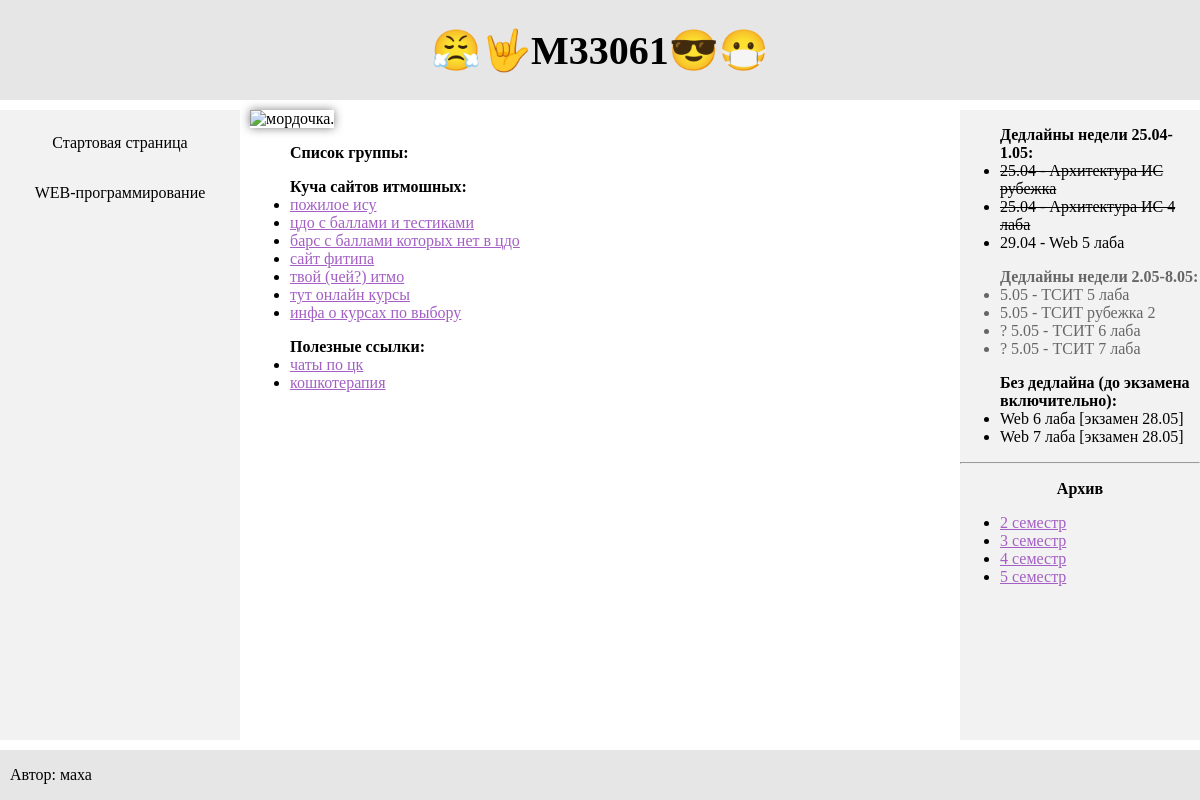
The app's page /, older data.
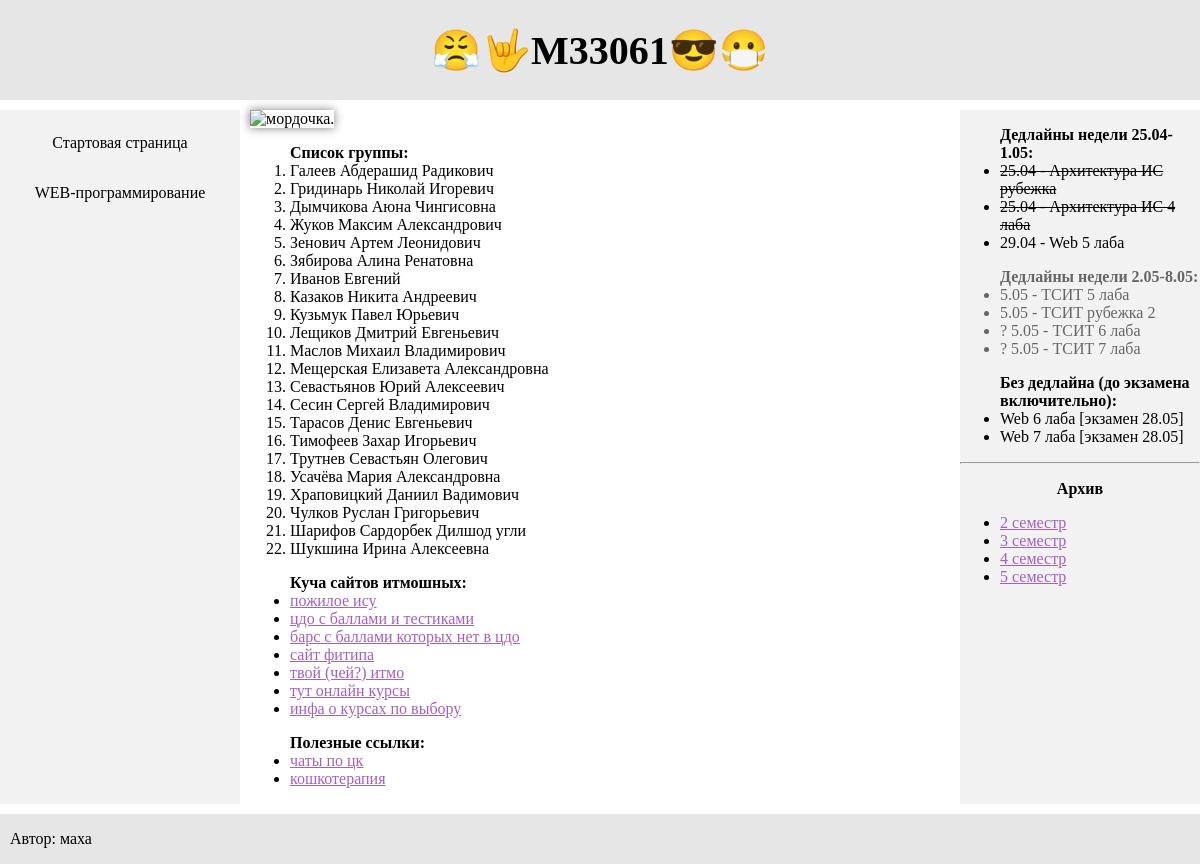
The same page, newer data.
### mysite/models.py (models this page shows, shortened)
class Subject(models.Model):
    slug = models.CharField(max_length=25)
    title = models.CharField(max_length=200)
    сontrol_type = models.CharField(max_length=200)

class Student(models.Model):
    surname = models.CharField(max_length=200)
    name = models.CharField(max_length=200)
    patronymic = models.CharField(max_length=200, null=True, blank=True)
    def __str__(self):
        patronymic = self.patronymic if self.patronymic else ''
        return self.surname + ' ' + self.name + ' ' + patronymic

### mysite/views.py (the view)
# urls.py: path('', MainView.as_view(), name='home'),
class MainView(View):
    def get(self, request, *args, **kwargs):
        subjects = Subject.objects.all()
        students = Student.objects.all()
        return render(request, 'mysite/home.html', context={'subjects': subjects, 'students': students})

### mysite/templates/mysite/home.html
{% extends 'mysite/base.html' %}
{% load static %}
{% block body %}
    {% block header %}😤🤟M33061😎😷️️{% endblock %}
    {% block aside %}
    <aside id="aside">
        <ul>
            <b>Дедлайны недели 25.04-1.05:</b>
            <li><s>25.04 - Архитектура ИС рубежка</s></li>
            <li><s>25.04 - Архитектура ИС 4 лаба</s></li>
            <li>29.04 - Web 5 лаба</li>
        </ul>
        <ul class="not-active">
            <b>Дедлайны недели 2.05-8.05:</b>
            <li>5.05 - ТСИТ 5 лаба</li>
            <li>5.05 - ТСИТ рубежка 2</li>
            <li>? 5.05 - ТСИТ 6 лаба</li>
            <li>? 5.05 - ТСИТ 7 лаба</li>
        </ul>
        <ul>
            <b>Без дедлайна (до экзамена включительно):</b>
            <li>Web 6 лаба [экзамен 28.05]</li>
            <li>Web 7 лаба [экзамен 28.05]</li>
        </ul>
        <hr>
        <p align="center"><b>Архив</b></p>
        <ul>
            <li><a href="https://usachova.gitbook.io/m33061/arkhiv/2-semestr" target="_blank">2 семестр</a></li>
            <li><a href="https://usachova.gitbook.io/m33061/arkhiv/3-semestr" target="_blank">3 семестр</a></li>
            <li><a href="https://usachova.gitbook.io/m33061/arkhiv/4-semestr" target="_blank">4 семестр</a></li>
            <li><a href="index_5sem.html" target="_blank">5 семестр</a></li>
        </ul>
    </aside>
    {% endblock %}
    {% block main %}
        <main id="main">
            <section>
                <img src="https://raw.githubusercontent.com/usachova/ITMO-WEB/main/pics/taylor2.0-1.jpeg"
                     width="252" height="234" title="мордочка." alt="мордочка."
                     onclick="return ChangeTaylor2(this)">
                <ol>
                    <b>Список группы:</b>
                    {% for student in students %}
                        <li>{{ student }}</li>
                    {% endfor %}
                </ol>
                <ul>
                    <b>Куча сайтов итмошных:</b>
                    <li><a href="https://isu.ifmo.ru/" target="_blank">пожилое ису</a></li>
                    <li><a href="https://de.ifmo.ru/" target="_blank">цдо с баллами и тестиками</a></li>
                    <li><a href="https://bars.itmo.ru/" target="_blank">барс с баллами которых нет в цдо</a></li>
                    <li><a href="https://fitp.itmo.ru/" target="_blank">сайт фитипа</a></li>
                    <li><a href="https://my.itmo.ru/" target="_blank">твой (чей?) итмо</a></li>
                    <li><a href="https://openedu.ru/" target="_blank">тут онлайн курсы</a></li>
                    <li><a href="https://student.itmo.ru/ru/choice_bach/" target="_blank">инфа о курсах по выбору</a></li>
                </ul>
                <ul>
                    <b>Полезные ссылки:</b>
                    <li><a href="https://docs.google.com/spreadsheets/d/14rKmxXPC1ZhjsZmxv37xrdP1EjRgI6IwcAP04lLE8jE/edit#gid=0" target="_blank">чаты по цк</a></li>
                    <li><a href="https://t.me/cattherapy" target="_blank">кошкотерапия</a></li>
                </ul>
            </section>
        </main>
    {% endblock %}
{% endblock %}

### mysite/templates/mysite/base.html
<!DOCTYPE html>
{% load static %}
<html lang="ru">
{% include 'mysite/head.html' %}
<body>
    <header id="header">
        <h1>{% block header %}{% endblock %}</h1>
    </header>
    <nav id="nav">
        <p><a href="{% url 'home' %}">Стартовая страница</a></p>
        {% for subject in subjects %}
            <p><a href="{% url 'subject_detail' subject.slug %}">{{ subject.title }}</a></p>
        {% endfor %}
    </nav>
    {% block aside %}{% endblock %}
    {% block main %}{% endblock %}
</body>
{% include 'mysite/footer.html' %}
</html>

### mysite/templates/mysite/head.html (shortened to what this page needs)
{% load static %}
<head>
    <link rel="stylesheet" href="{% static '/css/style.css' %}">
</head>

### mysite/templates/mysite/footer.html
<footer id="footer">
    <p>Автор: маха</a></p>
</footer>

### mysite/static/css/style.css (style rules this page uses)
body { display: grid; grid-template-areas: "header header header" "nav main aside" "footer footer footer"; grid-template-rows: 100px 1fr 50px; grid-template-columns: 20% 1fr 20%; grid-gap: 10px; height: 100vh; margin: 0; }
#header { grid-area: header; }
#footer { grid-area: footer; }
#aside { grid-area: aside; }
#nav { grid-area: nav; }
#main { grid-area: main; }
header { background: #E6E6E6; text-align: center; position: center; }
h1 { font-family: Snell Roundhand, serif; font-size: 250%; text-align: center; text-transform: uppercase; }
nav { background: #F2F2F2; text-align: center; padding: 0; }
nav a { display: block; color: #000; padding: 8px; text-decoration: none; }
a { color: #a35fc4; text-decoration: underline; target: "_blank"; }
aside { background: #F2F2F2; }
aside ul.not-active { color: #666666; }
footer { background: #E6E6E6; padding-left: 10px; }
img { box-shadow: 0 0 10px rgba(0,0,0,0.5); }

Row changes from the older to the newer data that the page shows:
added Student: patronymic+surname+name "Галеев Абдерашид Радикович"
added Student: patronymic+surname+name "Гридинарь Николай Игоревич"
added Student: patronymic+surname+name "Дымчикова Аюна Чингисовна"
added Student: patronymic+surname+name "Жуков Максим Александрович"
added Student: patronymic+surname+name "Зенович Артем Леонидович"
added Student: patronymic+surname+name "Зябирова Алина Ренатовна"
added Student: patronymic+surname+name "Иванов Евгений"
added Student: patronymic+surname+name "Казаков Никита Андреевич"
added Student: patronymic+surname+name "Кузьмук Павел Юрьевич"
added Student: patronymic+surname+name "Лещиков Дмитрий Евгеньевич"
added Student: patronymic+surname+name "Маслов Михаил Владимирович"
added Student: patronymic+surname+name "Мещерская Елизавета Александровна"
added Student: patronymic+surname+name "Севастьянов Юрий Алексеевич"
added Student: patronymic+surname+name "Сесин Сергей Владимирович"
added Student: patronymic+surname+name "Тарасов Денис Евгеньевич"
added Student: patronymic+surname+name "Тимофеев Захар Игорьевич"
added Student: patronymic+surname+name "Трутнев Севастьян Олегович"
added Student: patronymic+surname+name "Усачёва Мария Александровна"
added Student: patronymic+surname+name "Храповицкий Даниил Вадимович"
added Student: patronymic+surname+name "Чулков Руслан Григорьевич"
added Student: patronymic+surname+name "Шарифов Сардорбек Дилшод угли"
added Student: patronymic+surname+name "Шукшина Ирина Алексеевна"
